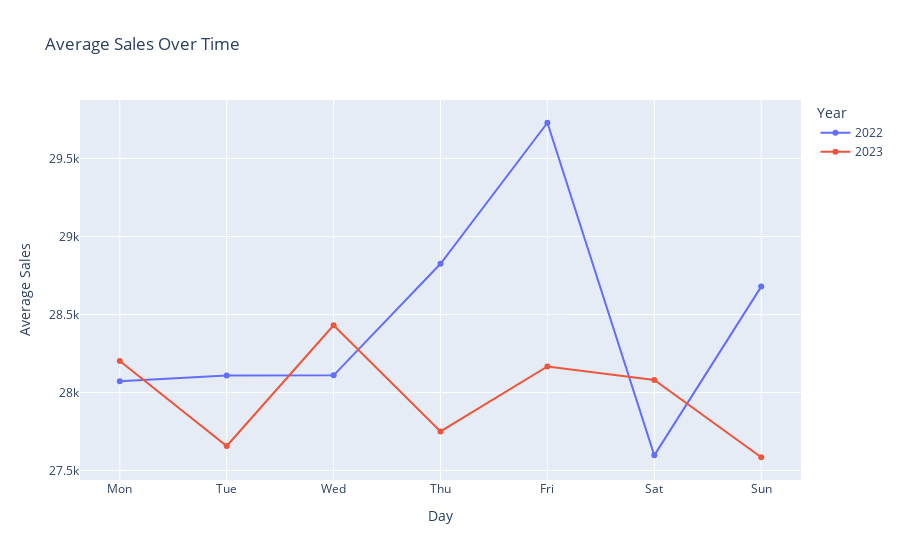

This figure's notebook cell:
### Code cell
df_grouped = df.groupby(['year', 'day']).price.agg(['count', 'mean']).reset_index()
df_grouped['day'] = pd.Categorical(df_grouped['day'], categories=list(calendar.day_name), ordered=True)
df_grouped.sort_values(['year', 'day'], inplace=True)
df_grouped['day'] = df_grouped['day'].apply(lambda x: x[:3])

fig = px.line(
    data_frame=df_grouped,
    x='day',
    y='mean',  
    color='year',
    markers=True,
    hover_data={'year': False, 'day': False, 'mean': ':.2f', 'count': True},
    labels={'mean': 'Average Sales', 'count': 'Units Sold'},
    title='Average Price Over Time'
)

fig.update_layout(
    title='Average Sales Over Time',
    xaxis_title='Day',
    yaxis_title='Average Sales',
    legend_title='Year',
    hoverlabel=dict(
        bgcolor="white",
        font_size=12,
        font_family="Arial"
    )
)

fig.update_traces(hovertemplate='<b>Average Sales</b>: $%{y}<br>'+'<b>Cars Sold</b>: %{customdata[1]}')

fig.show()

### Figure 1 — Plotly figure (JSON) as saved in the notebook; plotly's stock layout.template omitted (floating-point values rounded to 4 significant figures)
{"data": [{"customdata": [[2022, 1720], [2022, 1975], [2022, 1800], [2022, 1000], [2022, 210], [2022, 1960], [2022, 1980]], "hovertemplate": "<b>Average Sales</b>: $%{y}<br><b>Cars Sold</b>: %{customdata[1]}", "legendgroup": "2022", "line": {"color": "#636efa", "dash": "solid"}, "marker": {"symbol": "circle"}, "mode": "markers+lines", "name": "2022", "orientation": "v", "showlegend": true, "type": "scatter", "x": ["Mon", "Tue", "Wed", "Thu", "Fri", "Sat", "Sun"], "xaxis": "x", "y": [28070.0, 28110.0, 28110.0, 28830.0, 29730.0, 27600.0, 28680.0], "yaxis": "y"}, {"customdata": [[2023, 2280], [2023, 2450], [2023, 1450], [2023, 330], [2023, 2441], [2023, 2210], [2023, 2100]], "hovertemplate": "<b>Average Sales</b>: $%{y}<br><b>Cars Sold</b>: %{customdata[1]}", "legendgroup": "2023", "line": {"color": "#EF553B", "dash": "solid"}, "marker": {"symbol": "circle"}, "mode": "markers+lines", "name": "2023", "orientation": "v", "showlegend": true, "type": "scatter", "x": ["Mon", "Tue", "Wed", "Thu", "Fri", "Sat", "Sun"], "xaxis": "x", "y": [28200.0, 27660.0, 28430.0, 27750.0, 28170.0, 28080.0, 27590.0], "yaxis": "y"}], "layout": {"hoverlabel": {"bgcolor": "white", "font": {"family": "Arial", "size": 12}}, "legend": {"title": {"text": "Year"}, "tracegroupgap": 0}, "title": {"text": "Average Sales Over Time"}, "xaxis": {"anchor": "y", "domain": [0, 1], "title": {"text": "Day"}}, "yaxis": {"anchor": "x", "domain": [0, 1], "title": {"text": "Average Sales"}}}}
